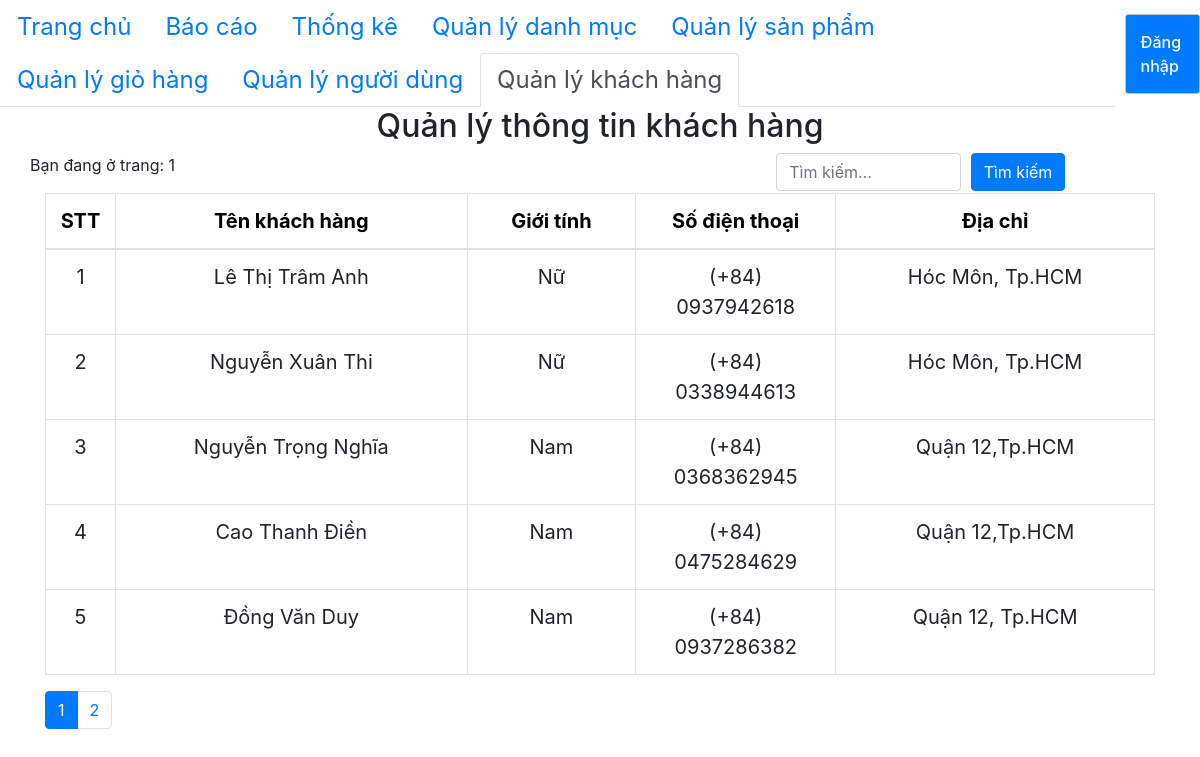
The page /admin/customer/index.php on the database its author committed.
### tables this page shows
CREATE TABLE `customer` (
  `id` int(11) NOT NULL,
  `fullname` varchar(100) NOT NULL,
  `sex` varchar(10) NOT NULL,
  `phone` varchar(12) NOT NULL,
  `address` varchar(250) NOT NULL
);

### admin/database/dbhelper.php (called while the page is built, shortened)
<?php
function executeResult($sql)
{
	$con = mysqli_connect(HOST, USERNAME, PASSWORD, DATABASE);
	$result = mysqli_query($con, $sql);
	$data   = [];
	while ($row = mysqli_fetch_array($result, 1)) {
		$data[] = $row;
	}
	return $data;
}
function executeSingleResult($sql)
{
	$con = mysqli_connect(HOST, USERNAME, PASSWORD, DATABASE);
	$result = mysqli_query($con, $sql);
	$row    = mysqli_fetch_array($result, 1);
	return $row;
}

### admin/customer/index.php (the view, shortened to what this page needs)
<?php
require_once('../database/dbhelper.php');
?>
<!DOCTYPE html>
<html>
<head>
    <link rel="stylesheet" href="https://maxcdn.bootstrapcdn.com/bootstrap/4.4.1/css/bootstrap.min.css">
</head>
<body>
    <div class="nav-container">
        <ul class="nav nav-tabs">
            <li class="nav-item">
                <a class="nav-link" href="../home/manage.php">Trang chủ</a>
            </li>
            <li class="nav-item">
                <a class="nav-link" href="../statistics_list/index.php">Báo cáo</a>
            </li>
            <li class="nav-item">
                <a class="nav-link" href="../statistics.php">Thống kê</a>
            </li>
            <li class="nav-item">
                <a class="nav-link " href="../category/index.php">Quản lý danh mục</a>
            </li>
            <li class="nav-item">
                <a class="nav-link" href="../product/index.php">Quản lý sản phẩm</a>
            </li>
            <li class="nav-item">
                <a class="nav-link" href="../cart/index.php">Quản lý giỏ hàng</a>
            </li>
            <li class="nav-item">
                <a class="nav-link" href="../user/index.php">Quản lý người dùng</a>
            </li>
            <li class="nav-item">
                <a class="nav-link active" href="../customer/index.php">Quản lý khách hàng</a>
            </li>
        </ul>
        <?php require_once('../header.php'); ?>
    </div>
    <div class="container">
        <div class="panel panel-primary">
            <div class="panel-heading">
                <h2 class="text-center">Quản lý thông tin khách hàng</h2>
            </div>
            <div class="panel-body">
                <div class="row">
                    <div class="col-md-6">
                        <div class="row add-user-btn">
                            <p>
                                <?php
                                if (!isset($_GET['page'])) {
                                    echo 'Bạn đang ở trang: 1';
                                } else {
                                    $pg = $_GET['page'];
                                    echo 'Bạn đang ở trang: ' . $pg;
                                }
                                ?>
                            </p>
                        </div>
                    </div>
                    <div class="col-md-6">
                        <form method="GET" action="search.php" class="search-form float-md-right">
                            <div class="form-row">
                                <div class="col search-input">
                                    <input type="text" class="form-control" placeholder="Tìm kiếm..." name="tukhoa">
                                </div>
                                <div class="col">
                                    <button type="submit" class="btn btn-primary">Tìm kiếm</button>
                                </div>
                            </div>
                        </form>
                    </div>
                </div>
                <table class="table table-bordered table-hover">
                    <thead>
                        <tr style="text-align: center; color: black; font-weight: bold;">
                            <td width="70px">STT</td>
                            <td>Tên khách hàng</td>
                            <td>Giới tính</td>
                            <td>Số điện thoại</td>
                            <td>Địa chỉ</td>
                        </tr>
                    </thead>
                    <tbody>
                        <?php
                        try {
                            if (isset($_GET['page'])) {
                                $page = $_GET['page'];
                            } else {
                                $page = 1;
                            }
                            $limit = 5;
                            $start = ($page - 1) * $limit;
                            $sql = "SELECT * FROM customer LIMIT $start, $limit";
                            $customerList = executeResult($sql);
                            $index = 1;
                            foreach ($customerList as $item) {
                                $formattedPhone = '(+84) ' . (isset($item['phone']) ? $item['phone'] : '');
                                echo '
                                <tr style="text-align: center;">
                                <td width="50px">' . ($index++) . '</td>
                                <td style="text-align:center">' . $item['fullname'] . '</td>
                                <td>' . $item['sex'] . '</td>
                                <td width="200px">' . $formattedPhone . '</td>
                                <td>' . $item['address'] . '</td>
                                </tr>';
                            }
                        } catch (Exception $e) {
                            die("Lỗi thực thi sql: " . $e->getMessage());
                        }
                        ?>
                    </tbody>
                </table>
                <ul class="pagination">
                    <?php
                    $sql = "SELECT COUNT(*) as total FROM `customer`";
                    $totalRecords = executeSingleResult($sql)['total'];
                    $totalPages = ceil($totalRecords / $limit);
                    for ($i = 1; $i <= $totalPages; $i++) {
                        if ($i == $page) {
                            echo '<li class="page-item active"><a class="page-link" href="?page=' . $i . '">' . $i . '</a></li>';
                        } else {
                            echo '<li class="page-item"><a class="page-link" href="?page=' . $i . '">' . $i . '</a></li>';
                        }
                    }
                    ?>
                </ul>
            </div>
        </div>
    </div>
</body>
</html>

### admin/customer/index.php (style rules this page uses)
.nav-link { font-size: 24px; }
table { font-size: 20px; }

### admin/header.php (style rules this page uses)
.nav-container { display: flex; justify-content: space-between; align-items: center; }

### rows shown on the page
customer: fullname "Lê Thị Trâm Anh", sex "Nữ", phone "(+84) 0937942618", address "Hóc Môn, Tp.HCM"
customer: fullname "Nguyễn Xuân Thi", sex "Nữ", phone "(+84) 0338944613", address "Hóc Môn, Tp.HCM"
customer: fullname "Nguyễn Trọng Nghĩa", sex "Nam", phone "(+84) 0368362945", address "Quận 12,Tp.HCM"
customer: fullname "Cao Thanh Điền", sex "Nam", phone "(+84) 0475284629", address "Quận 12,Tp.HCM"
customer: fullname "Đồng Văn Duy", sex "Nam", phone "(+84) 0937286382", address "Quận 12, Tp.HCM"
